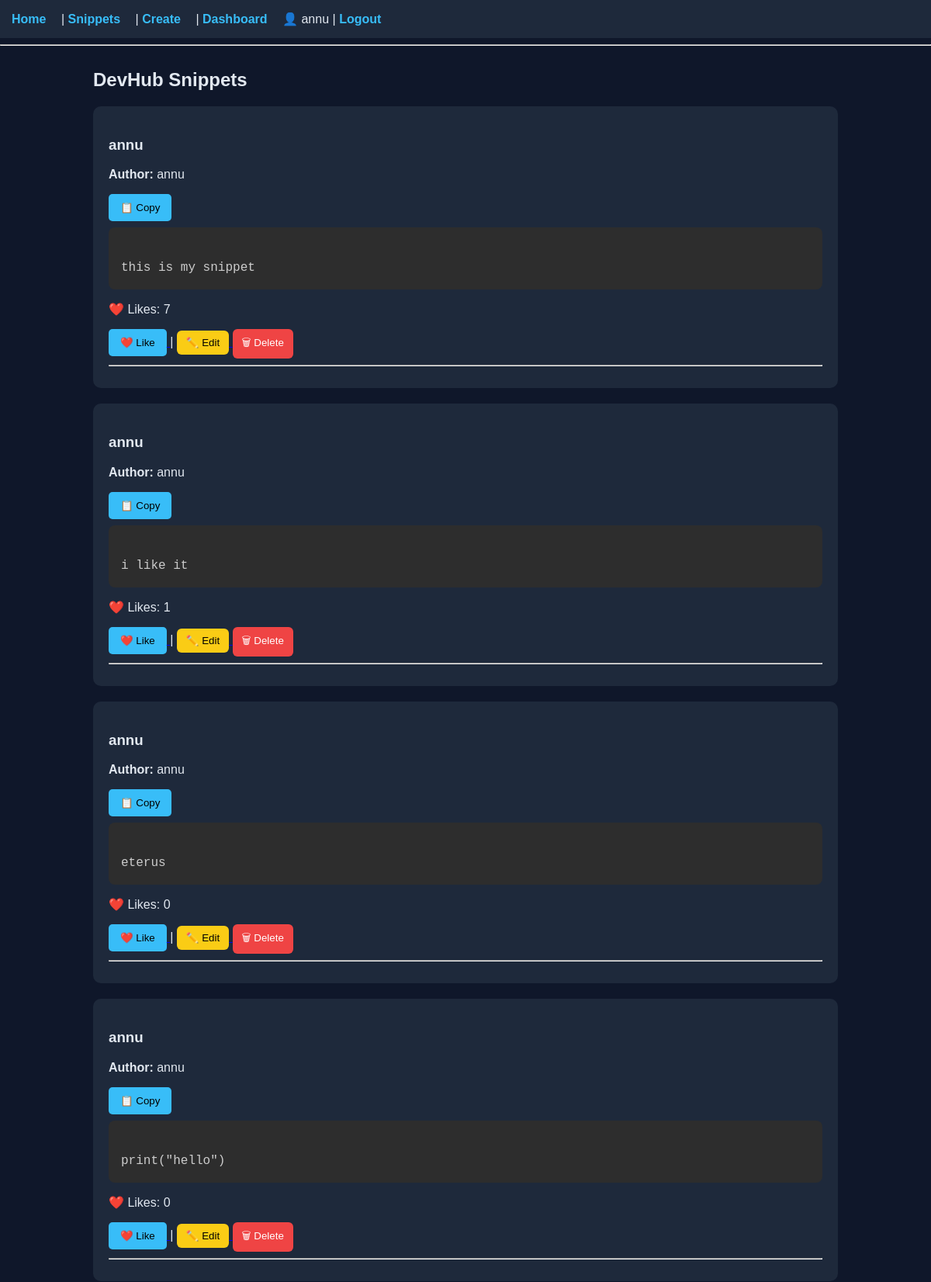
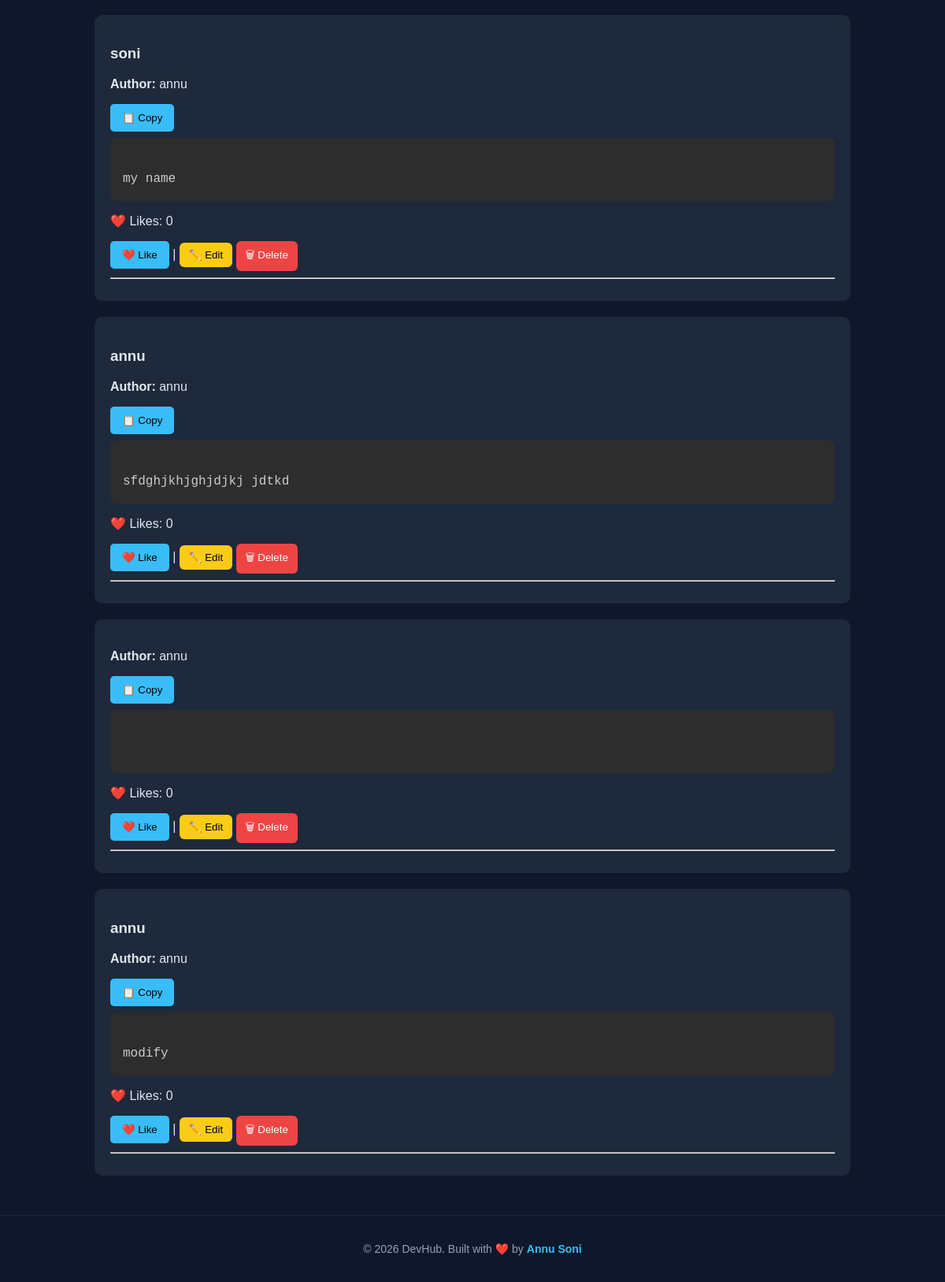
Screenshot of /snippets (signed in) with the database file from the repository (2 pictures, top to bottom).
### tables this page shows
CREATE TABLE snippets(
id INTEGER PRIMARY KEY AUTOINCREMENT,
title TEXT,
code TEXT,
author TEXT
, likes INTEGER DEFAULT 0);

### app.py (the view)
@app.route("/snippets")
def view_snippets():
    conn = sqlite3.connect("database/db.sqlite3")
    cursor = conn.cursor()
    cursor.execute("SELECT * FROM snippets")
    snippets = cursor.fetchall()
    conn.close()
    return render_template("view_snippet.html", snippets=snippets)

### templates/view_snippet.html (shortened to what this page needs)
{% extends "base.html" %}
{% block content %}
<h2>DevHub Snippets</h2>
{% for snippet in snippets %}
<div class="card">
<h3>{{snippet[1]}}</h3>
<p><b>Author:</b> {{snippet[3]}}</p>
<button onclick="copyCode(this)">📋 Copy</button>
<pre><code class="language-python">
</code></pre>
<p>❤️ Likes: {{snippet[4]}}</p>
<a href="/like/{{snippet[0]}}">
<button>❤️ Like</button>
</a>|
<a href="/edit/{{snippet[0]}}">
<button class="edit-btn">✏️ Edit</button>
</a>
<a href="/delete/{{snippet[0]}}">
<button class="delete-btn">🗑 Delete</button>
</a>
<hr>
</div>
{% endfor %}
{% endblock %}

### static/css/style.css (style rules this page uses)
body { font-family: Arial, sans-serif; background:#0f172a; color:#e2e8f0; margin:0; padding:0; }
.card { background:#1e293b; padding:20px; border-radius:10px; margin-bottom:20px; }
pre { background:#020617; padding:15px; border-radius:8px; overflow-x:auto; }
button { background:#38bdf8; border:none; padding:10px 15px; border-radius:5px; cursor:pointer; }
.edit-btn { background:#facc15; color:black; border:none; padding:8px 12px; border-radius:6px; cursor:pointer; }
.delete-btn { background:#ef4444; color:white; border:none; padding:8px 12px; border-radius:6px; cursor:pointer; }

### rows the page displays
snippets: title "annu", author "annu", likes "7"
snippets: title "annu", author "annu", likes "1"
snippets: title "annu", author "annu", likes "0"
snippets: title "annu", author "annu", likes "0"
snippets: title "soni", author "annu", likes "0"
snippets: title "annu", author "annu", likes "0"
snippets: author "annu", likes "0"
snippets: title "annu", author "annu", likes "0"

### other values shown
{{ session.get("user") }} "annu"
